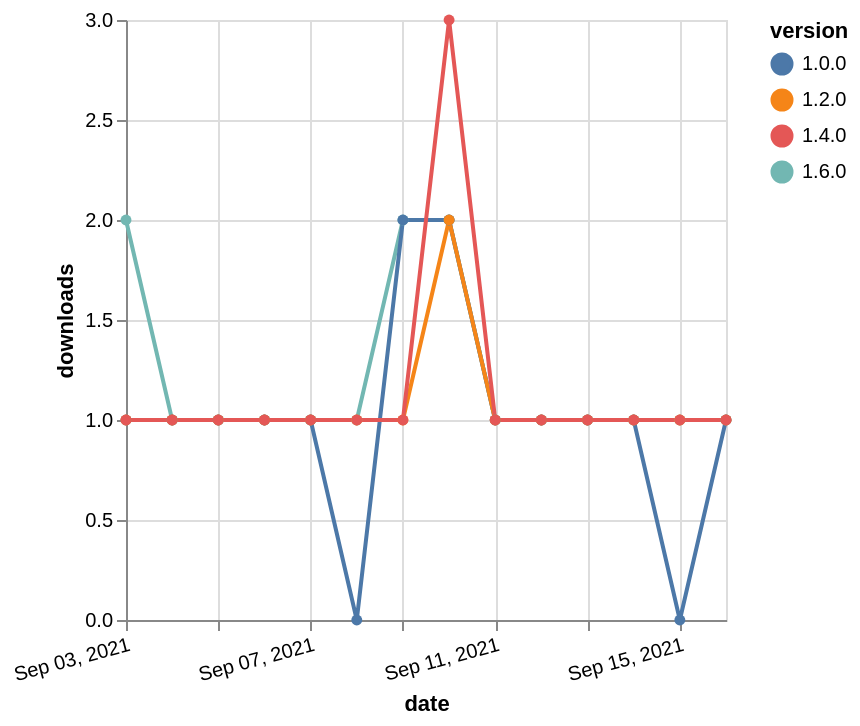

Describe this chart as a Vega-Lite specification.
### Vega-Lite specification from a JSON file in a GitHub repository (floating-point values rounded to 4 significant figures)
{"$schema": "https://vega.github.io/schema/vega-lite/v5.json", "description": "A simple bar chart with embedded data.", "data": {"values": [{"date": "2021-09-03", "total": 125, "delta": 2, "version": "1.6.0"}, {"date": "2021-09-04", "total": 126, "delta": 1, "version": "1.6.0"}, {"date": "2021-09-05", "total": 127, "delta": 1, "version": "1.6.0"}, {"date": "2021-09-06", "total": 128, "delta": 1, "version": "1.6.0"}, {"date": "2021-09-07", "total": 129, "delta": 1, "version": "1.6.0"}, {"date": "2021-09-08", "total": 130, "delta": 1, "version": "1.6.0"}, {"date": "2021-09-09", "total": 132, "delta": 2, "version": "1.6.0"}, {"date": "2021-09-10", "total": 134, "delta": 2, "version": "1.6.0"}, {"date": "2021-09-11", "total": 135, "delta": 1, "version": "1.6.0"}, {"date": "2021-09-12", "total": 136, "delta": 1, "version": "1.6.0"}, {"date": "2021-09-13", "total": 137, "delta": 1, "version": "1.6.0"}, {"date": "2021-09-14", "total": 138, "delta": 1, "version": "1.6.0"}, {"date": "2021-09-15", "total": 139, "delta": 1, "version": "1.6.0"}, {"date": "2021-09-16", "total": 140, "delta": 1, "version": "1.6.0"}, {"date": "2021-09-03", "total": 186, "delta": 1, "version": "1.0.0"}, {"date": "2021-09-04", "total": 187, "delta": 1, "version": "1.0.0"}, {"date": "2021-09-05", "total": 188, "delta": 1, "version": "1.0.0"}, {"date": "2021-09-06", "total": 189, "delta": 1, "version": "1.0.0"}, {"date": "2021-09-07", "total": 190, "delta": 1, "version": "1.0.0"}, {"date": "2021-09-08", "total": 190, "delta": 0, "version": "1.0.0"}, {"date": "2021-09-09", "total": 192, "delta": 2, "version": "1.0.0"}, {"date": "2021-09-10", "total": 194, "delta": 2, "version": "1.0.0"}, {"date": "2021-09-11", "total": 195, "delta": 1, "version": "1.0.0"}, {"date": "2021-09-12", "total": 196, "delta": 1, "version": "1.0.0"}, {"date": "2021-09-13", "total": 197, "delta": 1, "version": "1.0.0"}, {"date": "2021-09-14", "total": 198, "delta": 1, "version": "1.0.0"}, {"date": "2021-09-15", "total": 198, "delta": 0, "version": "1.0.0"}, {"date": "2021-09-16", "total": 199, "delta": 1, "version": "1.0.0"}, {"date": "2021-09-03", "total": 167, "delta": 1, "version": "1.2.0"}, {"date": "2021-09-04", "total": 168, "delta": 1, "version": "1.2.0"}, {"date": "2021-09-05", "total": 169, "delta": 1, "version": "1.2.0"}, {"date": "2021-09-06", "total": 170, "delta": 1, "version": "1.2.0"}, {"date": "2021-09-07", "total": 171, "delta": 1, "version": "1.2.0"}, {"date": "2021-09-08", "total": 172, "delta": 1, "version": "1.2.0"}, {"date": "2021-09-09", "total": 173, "delta": 1, "version": "1.2.0"}, {"date": "2021-09-10", "total": 175, "delta": 2, "version": "1.2.0"}, {"date": "2021-09-11", "total": 176, "delta": 1, "version": "1.2.0"}, {"date": "2021-09-12", "total": 177, "delta": 1, "version": "1.2.0"}, {"date": "2021-09-13", "total": 178, "delta": 1, "version": "1.2.0"}, {"date": "2021-09-14", "total": 179, "delta": 1, "version": "1.2.0"}, {"date": "2021-09-15", "total": 180, "delta": 1, "version": "1.2.0"}, {"date": "2021-09-16", "total": 181, "delta": 1, "version": "1.2.0"}, {"date": "2021-09-03", "total": 195, "delta": 1, "version": "1.4.0"}, {"date": "2021-09-04", "total": 196, "delta": 1, "version": "1.4.0"}, {"date": "2021-09-05", "total": 197, "delta": 1, "version": "1.4.0"}, {"date": "2021-09-06", "total": 198, "delta": 1, "version": "1.4.0"}, {"date": "2021-09-07", "total": 199, "delta": 1, "version": "1.4.0"}, {"date": "2021-09-08", "total": 200, "delta": 1, "version": "1.4.0"}, {"date": "2021-09-09", "total": 201, "delta": 1, "version": "1.4.0"}, {"date": "2021-09-10", "total": 204, "delta": 3, "version": "1.4.0"}, {"date": "2021-09-11", "total": 205, "delta": 1, "version": "1.4.0"}, {"date": "2021-09-12", "total": 206, "delta": 1, "version": "1.4.0"}, {"date": "2021-09-13", "total": 207, "delta": 1, "version": "1.4.0"}, {"date": "2021-09-14", "total": 208, "delta": 1, "version": "1.4.0"}, {"date": "2021-09-15", "total": 209, "delta": 1, "version": "1.4.0"}, {"date": "2021-09-16", "total": 210, "delta": 1, "version": "1.4.0"}]}, "width": "container", "mark": {"type": "line", "point": {"filled": true}}, "encoding": {"x": {"field": "date", "type": "temporal", "timeUnit": "yearmonthdate", "title": "date", "axis": {"labelAngle": -15}}, "y": {"field": "delta", "type": "quantitative", "title": "downloads"}, "color": {"field": "version", "type": "nominal"}, "tooltip": {"field": "delta"}}}
